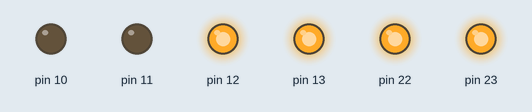
Recording of a sketch running on a simulated Arduino Uno, built with avr-gcc and run on an emulated ATmega328P. On the bench: output pins drawn as LEDs (lit = HIGH).

Above: at 0.5 s.
At 1.5 s:
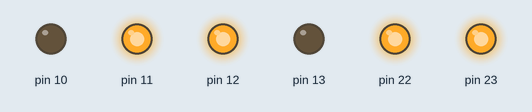
At 2.5 s:
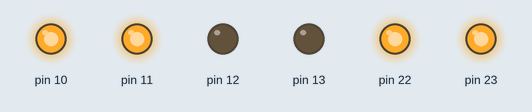
At 3.5 s:
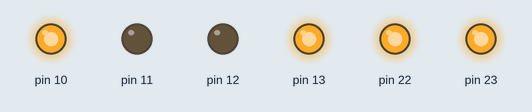
Timing chart, 0 to 4.6 s (numbered marks = the images above):
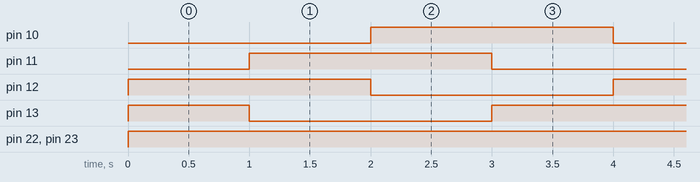

Measured:
- by itself, pin 10–12: alternates HIGH for 2.0 s and LOW for 2.0 s
- by itself, pin 13: repeats every 4.0 s: LOW 2.0 s, HIGH 2.0 s
- by itself, pin 22, pin 23: LOW → HIGH at 0.00 s

The sketch:

____.ino
```cpp
void setup() {

    DDRB=B11111100;//pin 13 ~ 10 is in output mode


}
void loop() {
	PORTB=B11110000;
	delay(1000);
	PORTB=B11011000;
	delay(1000);
    PORTB=B11001100;
	delay(1000);
    PORTB=B11100100;
	delay(1000);

}
```
